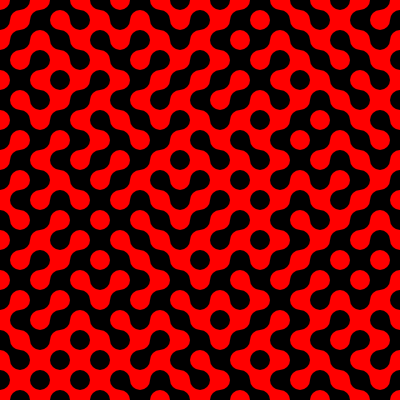
Frame 1 (no input)
Frame 2 (the mouse pressed at the canvas centre, redrawn once): identical to frame 1, image omitted

The p5.js sketch that drew this single still picture (run headless with seeded random() and noise() and a simulated clock; the mouse was pressed at the canvas centre and the sketch redrawn once):

// p5.js sketch
// ── sketch.js
const canvasSize = 400;
const tileSize = 20;
let rows;
let cols;
let color1;
let color2;
let tileNum = 1;

let tileArray;

function setup() {
  createCanvas(canvasSize, canvasSize);
  rows = cols = canvasSize / tileSize;
  tileArray = new Array(rows);

  for (let i = 0; i < rows; i++) {
    tileArray[i] = new Array(cols);
  }

  tileArray[0][0] = floor(random(1, 5));

  // Generate First Row
  for (let i = 1; i < cols; i++) {
    let leftTile = tileArray[0][i - 1];
    let currentTile;
    switch (leftTile) {
      case 1:
        currentTile = [2, 3];
        tileArray[0][i] =
          currentTile[Math.floor(Math.random() * currentTile.length)];
        break;
      case 2:
        currentTile = [1, 4];
        tileArray[0][i] =
          currentTile[Math.floor(Math.random() * currentTile.length)];
        break;
      case 3:
        currentTile = [1, 4];
        tileArray[0][i] =
          currentTile[Math.floor(Math.random() * currentTile.length)];
        break;
      case 4:
        currentTile = [2, 3];
        tileArray[0][i] =
          currentTile[Math.floor(Math.random() * currentTile.length)];
        break;
    }
  }

  // Generate First Column
  for (let i = 1; i < rows; i++) {
    let upTile = tileArray[i - 1][0];
    let currentTile;
    switch (upTile) {
      case 1:
        currentTile = [2, 3];
        tileArray[i][0] =
          currentTile[Math.floor(Math.random() * currentTile.length)];
        break;
      case 2:
        currentTile = [1, 4];
        tileArray[i][0] =
          currentTile[Math.floor(Math.random() * currentTile.length)];
        break;
      case 3:
        currentTile = [1, 4];
        tileArray[i][0] =
          currentTile[Math.floor(Math.random() * currentTile.length)];
        break;
      case 4:
        currentTile = [2, 3];
        tileArray[i][0] =
          currentTile[Math.floor(Math.random() * currentTile.length)];
        break;
    }
  }

  // Generate the rest
  for (let j = 1; j < cols; j++) {
    for (let i = 1; i < rows; i++) {
      let upTile = tileArray[i - 1][j];
      let currentTile;
      switch (upTile) {
        case 1:
          currentTile = [2, 3];
          tileArray[i][j] =
            currentTile[Math.floor(Math.random() * currentTile.length)];
          break;
        case 2:
          currentTile = [1, 4];
          tileArray[i][j] =
            currentTile[Math.floor(Math.random() * currentTile.length)];
          break;
        case 3:
          currentTile = [1, 4];
          tileArray[i][j] =
            currentTile[Math.floor(Math.random() * currentTile.length)];
          break;
        case 4:
          currentTile = [2, 3];
          tileArray[i][j] =
            currentTile[Math.floor(Math.random() * currentTile.length)];
          break;
      }
    }
  }

  color1 = color(255, 0, 0);
  color2 = color(0);
  noLoop();
}

function draw() {
  background(220);
  // Draw first row
  push();
  for (let i = 0; i < cols; i++) {
    drawTile(tileArray[0][i]);
    translate(tileSize, 0);
  }
  pop();

  // Draw first column
  push();
  translate(0, tileSize);
  for (let i = 1; i < rows; i++) {
    drawTile(tileArray[i][0]);
    translate(0, tileSize);
  }
  pop();

  // Draw the rest
  push();
  translate(tileSize, tileSize);
  for (let j = 1; j < cols; j++) {
    push();
    for (let i = 1; i < rows; i++) {
      drawTile(tileArray[i][j]);
      translate(0, tileSize);
    }
    pop();
    translate(tileSize, 0);
  }

  pop();
}

function drawTile(tileNum) {
  noStroke();
  switch (tileNum) {
    case 1:
      fill(color2);
      rect(0, 0, tileSize, tileSize);
      fill(color1);
      arc(0, tileSize, tileSize, tileSize, (3 / 2) * PI, TWO_PI);
      arc(tileSize, 0, tileSize, tileSize, PI / 2, PI);
      break;

    case 2:
      fill(color1);
      rect(0, 0, tileSize, tileSize);
      fill(color2);
      arc(0, tileSize, tileSize, tileSize, (3 / 2) * PI, TWO_PI);
      arc(tileSize, 0, tileSize, tileSize, PI / 2, PI);
      break;

    case 3:
      fill(color2);
      rect(0, 0, tileSize, tileSize);
      fill(color1);
      arc(0, 0, tileSize, tileSize, 0, PI / 2);
      arc(tileSize, tileSize, tileSize, tileSize, PI, (3 / 2) * PI);
      break;

    case 4:
      fill(color1);
      rect(0, 0, tileSize, tileSize);
      fill(color2);
      arc(0, 0, tileSize, tileSize, 0, PI / 2);
      arc(tileSize, tileSize, tileSize, tileSize, PI, (3 / 2) * PI);
      break;

    default:
      fill(color2);
      rect(0, 0, tileSize, tileSize);
      fill(color1);
      arc(0, tileSize, tileSize, tileSize, (3 / 2) * PI, TWO_PI);
      arc(tileSize, 0, tileSize, tileSize, PI / 2, PI);
      break;
  }
}
